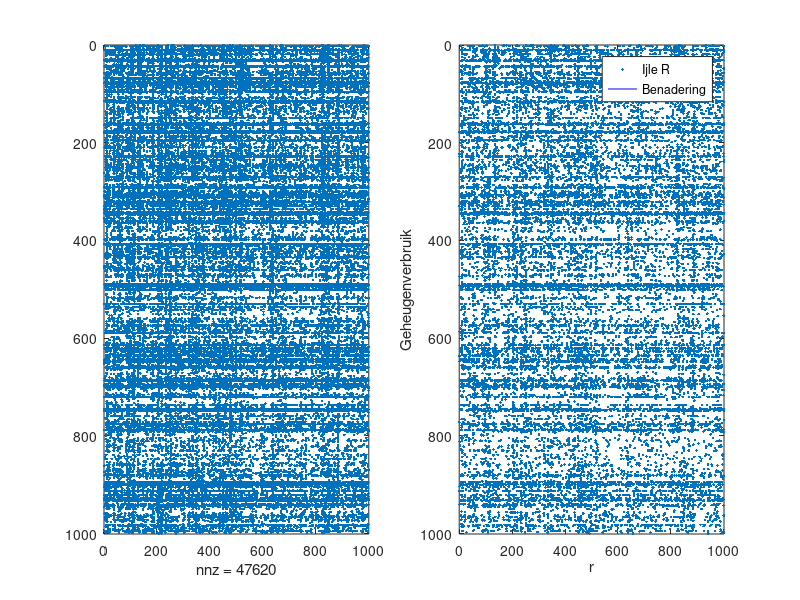

The MATLAB source for this figure: (Note: this script raises an error after producing the figure.)
%% Clear console and workspace
clc
clear
%% Load data
set(0, 'defaultFigurePosition', get(0, 'Screensize')); % Figuren vullen scherm
load('MovieLens_Subset.mat');
[m,n] = size(R);
%% Opdracht 1
subplot(1,2,1)
spy(R(1:1000,1:1000))
subplot(1,2,2)
spy(T(1:1000,1:1000))
%% Opdracht 2
ratings = nnz(R);
int_mem = 4;
double_mem = 8;
max_r = 500;
%
fprintf('Geheugenruimte full(R) : %i\n', m * n * double_mem)
%
size_sparse_naive = ratings * (int_mem * 2 + double_mem);
size_sparse = 12 * ratings + 4 * n;
fprintf('Geheugenruimte sparse(R) : %i\n', size_sparse)
%
fullR = full(R);
fprintf('Matlab zelf gebruikt respectievelijk %i en %i bytes.\n', whos('fullR').bytes, whos('R').bytes)
%
r = 1:max_r;
size_approx = (m + n) * double_mem * r;
snijpunt_r = size_sparse / ((m + n) * double_mem);
fprintf('Snijpunt in r = %i\n\n', snijpunt_r)
%
hold on
plot(r, repmat(size_sparse,1,max_r), 'b-')
plot(r, size_approx, 'r-')
plot(snijpunt_r, size_sparse, 'kp')
xlabel('r')
ylabel('Geheugenverbruik')
legend('Ijle R', 'Benadering', 'Location', 'northeast') 
%% Opdracht 5
A = sprand(4, 4, 1);
disp(A);
[Uk, sk, Vk] = svds(A);
X = s0216676_sparseModel(Uk, diag(sk), Vk, A);
disp(X);
%% Opdracht 6
B = repmat(spones(R(:)), 1, 15);
spy(B(1:500,:))
%% Opdracht 7
tic
[U,S,V] = svds(R);
s0216676_optimalCoefficients(U,V,R)
toc
%% Opdracht 9
mu = s0216676_userMeans(R);
fprintf("Aantal gebruikers met gemiddelde score van 5 : %i\n", length(mu(mu == 5)))
t = sort(mu); 
fprintf("Laagste gemiddeldes : \n")
fprintf("%.4f\n", full(t(1:3)'))
%% Opdracht 10
% Test op de voorbeeldmatrix in de opgave
R = [0 0 3.5 3.0 0 3.0 0 0 0 3.0 0 ; 2.5 0 4.0 0 0 0 0 0 5.0 2.5 0 ; 2.5 5.0 5.0 5.0 4.0 4.0 0 0.5 4.5 0 3.0 ; 0 0 4.5 0 0 0 3.5 0 0 0 3.5 ; 2.5 0 0 0 0 0 0 0 0 2.5 0];
[U,s,V,~] = s0216676_rank1MatrixPursuit(R,3,R);
round(U * diag(s) * V', 1) % Drukt dezelfde waarden af als die opgegeven in de opgave
%% Opdracht 11
[i,j] = find(T);
mu = s0216676_userMeans(R);
fprintf("RMSE : %.4f\n", s0216676_RMSE(T, repmat(mu', m, 1)))
%% Opdracht 12
tic
k = 30;
[U,s,V,rmse] = s0216676_rank1MatrixPursuit(R,k,T);
plot(1:k, rmse, 'b-')
xlabel('k')
ylabel('rmse')
toc
%% Opdracht 13
[U20,s20,V20,~] = s0216676_rank1MatrixPursuit(R,20,T);
round(s20(1:20),1)
%% Opdracht 14
% Unit test
X = [1 0 1 3 ; 5 4 0 1 ; 2 4 0 0];
disp(X)
[IDs,score] = s0216676_actualBestMovies(X);
fprintf("Score : %.2f\n", score)
fprintf("IDs : %i\n", IDs)
%% Opdracht 15